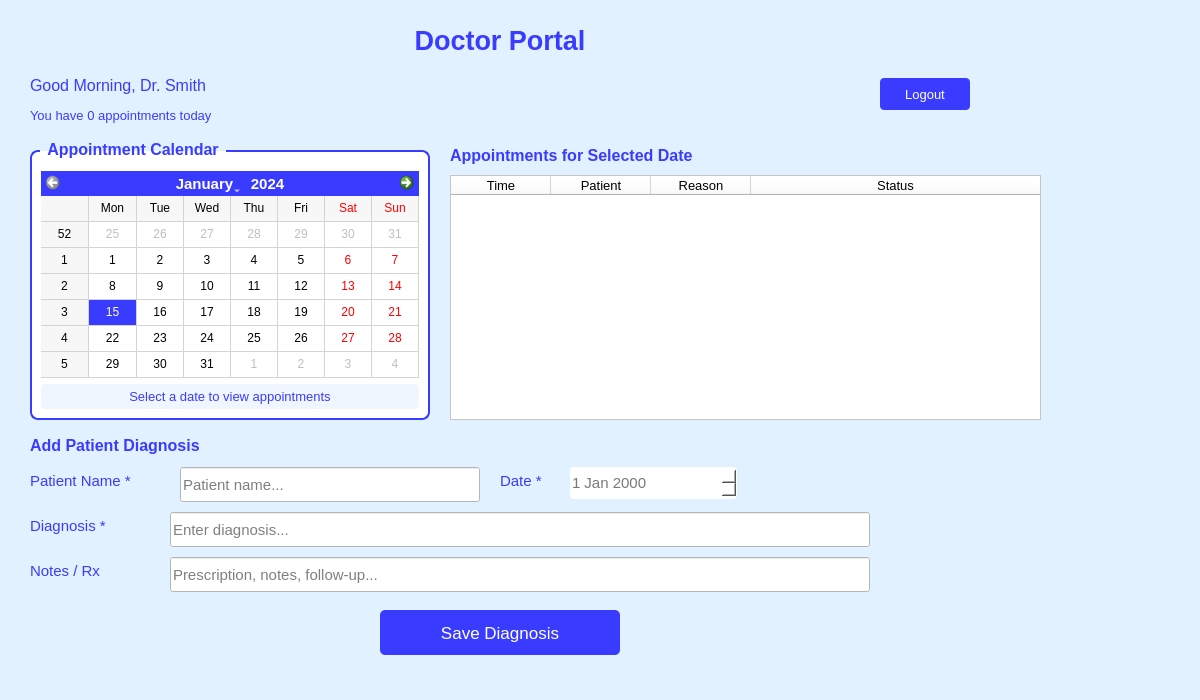
<?xml version="1.0" encoding="UTF-8"?>
<ui version="4.0">
 <class>Dialog</class>
 <widget class="QDialog" name="Dialog">
  <property name="geometry">
   <rect>
    <x>0</x>
    <y>0</y>
    <width>1200</width>
    <height>700</height>
   </rect>
  </property>
  <property name="windowTitle">
   <string>Doctor Portal</string>
  </property>
  <property name="styleSheet">
   <string notr="true">background-color: rgb(226, 241, 255);</string>
  </property>
  <widget class="QLabel" name="titleLabel">
   <property name="geometry">
    <rect>
     <x>0</x>
     <y>20</y>
     <width>1000</width>
     <height>40</height>
    </rect>
   </property>
   <property name="styleSheet">
    <string notr="true">color: rgb(57, 60, 255); font-size: 20pt; font-weight: bold;</string>
   </property>
   <property name="text">
    <string>Doctor Portal</string>
   </property>
   <property name="alignment">
    <set>Qt::AlignmentFlag::AlignCenter</set>
   </property>
  </widget>
  <widget class="QLabel" name="docGreeting">
   <property name="geometry">
    <rect>
     <x>30</x>
     <y>70</y>
     <width>600</width>
     <height>31</height>
    </rect>
   </property>
   <property name="styleSheet">
    <string notr="true">color: rgb(57, 60, 255); font-size: 12pt;</string>
   </property>
   <property name="text">
    <string>Good Morning, Dr. Smith</string>
   </property>
  </widget>
  <widget class="QLabel" name="docSub">
   <property name="geometry">
    <rect>
     <x>30</x>
     <y>100</y>
     <width>600</width>
     <height>31</height>
    </rect>
   </property>
   <property name="styleSheet">
    <string notr="true">color: rgb(57, 60, 255); font-size: 10pt;</string>
   </property>
   <property name="text">
    <string>You have 0 appointments today</string>
   </property>
  </widget>
  <widget class="QPushButton" name="LogoutButton">
   <property name="geometry">
    <rect>
     <x>880</x>
     <y>78</y>
     <width>90</width>
     <height>32</height>
    </rect>
   </property>
   <property name="styleSheet">
    <string notr="true">background-color: rgb(57, 60, 255); color: white; font-size: 10pt; border-radius: 4px;</string>
   </property>
   <property name="text">
    <string>Logout</string>
   </property>
  </widget>
  <widget class="QGroupBox" name="calendarGroup">
   <property name="geometry">
    <rect>
     <x>30</x>
     <y>140</y>
     <width>400</width>
     <height>280</height>
    </rect>
   </property>
   <property name="styleSheet">
    <string notr="true">
     QGroupBox {
      font-size: 12pt;
      font-weight: bold;
      color: rgb(57, 60, 255);
      border: 2px solid rgb(57, 60, 255);
      border-radius: 8px;
      margin-top: 10px;
      padding-top: 10px;
      background-color: white;
     }
     QGroupBox::title {
      subcontrol-origin: margin;
      left: 10px;
      padding: 0 5px 0 5px;
     }
    </string>
   </property>
   <property name="title">
    <string>Appointment Calendar</string>
   </property>
   <layout class="QVBoxLayout" name="calendarLayout">
    <item>
     <widget class="QCalendarWidget" name="doctorCalendar">
      <property name="styleSheet">
       <string notr="true">        QCalendarWidget {
         background-color: white;
         border-radius: 5px;
        }
        QCalendarWidget QToolButton {
         color: rgb(57, 60, 255);
         font-size: 10pt;
         font-weight: bold;
        }
        QCalendarWidget QMenu {
         width: 150px;
         color: white;
         background-color: rgb(57, 60, 255);
        }
        QCalendarWidget QSpinBox {
         width: 100px;
         font-size: 10pt;
         color: rgb(57, 60, 255);
         background-color: white;
        }
        QCalendarWidget QTableView {
         background-color: white;
         selection-background-color: rgb(57, 60, 255);
         selection-color: white;
        }
        QCalendarWidget QAbstractItemView:enabled {
         color: rgb(0, 0, 0);
         background-color: white;
         selection-background-color: rgb(57, 60, 255);
         selection-color: white;
        }
        QCalendarWidget QWidget#qt_calendar_navigationbar {
         background-color: rgb(57, 60, 255);
        }
        QCalendarWidget QToolButton {
         color: white;
         background-color: transparent;
         font-size: 11pt;
         font-weight: bold;
        }
       </string>
      </property>
      <property name="minimumDate">
       <date>
        <year>2024</year>
        <month>1</month>
        <day>1</day>
       </date>
      </property>
      <property name="gridVisible">
       <bool>true</bool>
      </property>
     </widget>
    </item>
    <item>
     <widget class="QLabel" name="apptCountLabel">
      <property name="styleSheet">
       <string notr="true">color: rgb(57, 60, 255); font-size: 10pt; padding: 5px; background-color: #f0f6ff; border-radius: 4px;</string>
      </property>
      <property name="text">
       <string>Select a date to view appointments</string>
      </property>
      <property name="alignment">
       <set>Qt::AlignmentFlag::AlignCenter</set>
      </property>
     </widget>
    </item>
   </layout>
  </widget>
  <widget class="QLabel" name="apptLabel">
   <property name="geometry">
    <rect>
     <x>450</x>
     <y>140</y>
     <width>401</width>
     <height>31</height>
    </rect>
   </property>
   <property name="styleSheet">
    <string notr="true">color: rgb(57, 60, 255); font-size: 12pt; font-weight: bold;</string>
   </property>
   <property name="text">
    <string>Appointments for Selected Date</string>
   </property>
  </widget>
  <widget class="QTableWidget" name="AppointmentsTable">
   <property name="geometry">
    <rect>
     <x>450</x>
     <y>175</y>
     <width>591</width>
     <height>245</height>
    </rect>
   </property>
   <property name="styleSheet">
    <string notr="true">background-color: white; font-size: 10pt; color: rgb(0,0,0);</string>
   </property>
   <property name="editTriggers">
    <set>QAbstractItemView::EditTrigger::NoEditTriggers</set>
   </property>
   <property name="selectionBehavior">
    <enum>QAbstractItemView::SelectionBehavior::SelectRows</enum>
   </property>
   <property name="rowCount">
    <number>0</number>
   </property>
   <property name="columnCount">
    <number>4</number>
   </property>
   <attribute name="horizontalHeaderStretchLastSection">
    <bool>true</bool>
   </attribute>
   <column>
    <property name="text">
     <string>Time</string>
    </property>
   </column>
   <column>
    <property name="text">
     <string>Patient</string>
    </property>
   </column>
   <column>
    <property name="text">
     <string>Reason</string>
    </property>
   </column>
   <column>
    <property name="text">
     <string>Status</string>
    </property>
   </column>
  </widget>
  <widget class="QLabel" name="diagLabel">
   <property name="geometry">
    <rect>
     <x>30</x>
     <y>430</y>
     <width>300</width>
     <height>31</height>
    </rect>
   </property>
   <property name="styleSheet">
    <string notr="true">color: rgb(57, 60, 255); font-size: 12pt; font-weight: bold;</string>
   </property>
   <property name="text">
    <string>Add Patient Diagnosis</string>
   </property>
  </widget>
  <widget class="QLabel" name="lPatient">
   <property name="geometry">
    <rect>
     <x>30</x>
     <y>470</y>
     <width>151</width>
     <height>22</height>
    </rect>
   </property>
   <property name="styleSheet">
    <string notr="true">color: rgb(57, 60, 255); font-size: 11pt;</string>
   </property>
   <property name="text">
    <string>Patient Name *</string>
   </property>
  </widget>
  <widget class="QLineEdit" name="DiagPatientID">
   <property name="geometry">
    <rect>
     <x>180</x>
     <y>467</y>
     <width>300</width>
     <height>35</height>
    </rect>
   </property>
   <property name="styleSheet">
    <string notr="true">font-size: 11pt; color: rgb(0,0,0); background-color: white;</string>
   </property>
   <property name="placeholderText">
    <string>Patient name...</string>
   </property>
  </widget>
  <widget class="QLabel" name="lDiagDate">
   <property name="geometry">
    <rect>
     <x>500</x>
     <y>470</y>
     <width>60</width>
     <height>22</height>
    </rect>
   </property>
   <property name="styleSheet">
    <string notr="true">color: rgb(57, 60, 255); font-size: 11pt;</string>
   </property>
   <property name="text">
    <string>Date *</string>
   </property>
  </widget>
  <widget class="QDateEdit" name="DiagDate">
   <property name="geometry">
    <rect>
     <x>570</x>
     <y>467</y>
     <width>167</width>
     <height>32</height>
    </rect>
   </property>
   <property name="styleSheet">
    <string notr="true">font-size: 11pt; color: rgb(120, 120, 120); background-color: white; border-radius: 4px;</string>
   </property>
  </widget>
  <widget class="QLabel" name="lDiagnosis">
   <property name="geometry">
    <rect>
     <x>30</x>
     <y>515</y>
     <width>130</width>
     <height>22</height>
    </rect>
   </property>
   <property name="styleSheet">
    <string notr="true">color: rgb(57, 60, 255); font-size: 11pt;</string>
   </property>
   <property name="text">
    <string>Diagnosis *</string>
   </property>
  </widget>
  <widget class="QLineEdit" name="DiagnosisField">
   <property name="geometry">
    <rect>
     <x>170</x>
     <y>512</y>
     <width>700</width>
     <height>35</height>
    </rect>
   </property>
   <property name="styleSheet">
    <string notr="true">font-size: 11pt; color: rgb(0,0,0); background-color: white;</string>
   </property>
   <property name="placeholderText">
    <string>Enter diagnosis...</string>
   </property>
  </widget>
  <widget class="QLabel" name="lNotes">
   <property name="geometry">
    <rect>
     <x>30</x>
     <y>560</y>
     <width>130</width>
     <height>22</height>
    </rect>
   </property>
   <property name="styleSheet">
    <string notr="true">color: rgb(57, 60, 255); font-size: 11pt;</string>
   </property>
   <property name="text">
    <string>Notes / Rx</string>
   </property>
  </widget>
  <widget class="QLineEdit" name="NotesField">
   <property name="geometry">
    <rect>
     <x>170</x>
     <y>557</y>
     <width>700</width>
     <height>35</height>
    </rect>
   </property>
   <property name="styleSheet">
    <string notr="true">font-size: 11pt; color: rgb(0,0,0); background-color: white;</string>
   </property>
   <property name="placeholderText">
    <string>Prescription, notes, follow-up...</string>
   </property>
  </widget>
  <widget class="QPushButton" name="SaveDiagButton">
   <property name="geometry">
    <rect>
     <x>380</x>
     <y>610</y>
     <width>240</width>
     <height>45</height>
    </rect>
   </property>
   <property name="styleSheet">
    <string notr="true">background-color: rgb(57, 60, 255); color: white; font-size: 13pt; border-radius: 5px;</string>
   </property>
   <property name="text">
    <string>Save Diagnosis</string>
   </property>
  </widget>
 </widget>
 <resources/>
 <connections/>
</ui>
